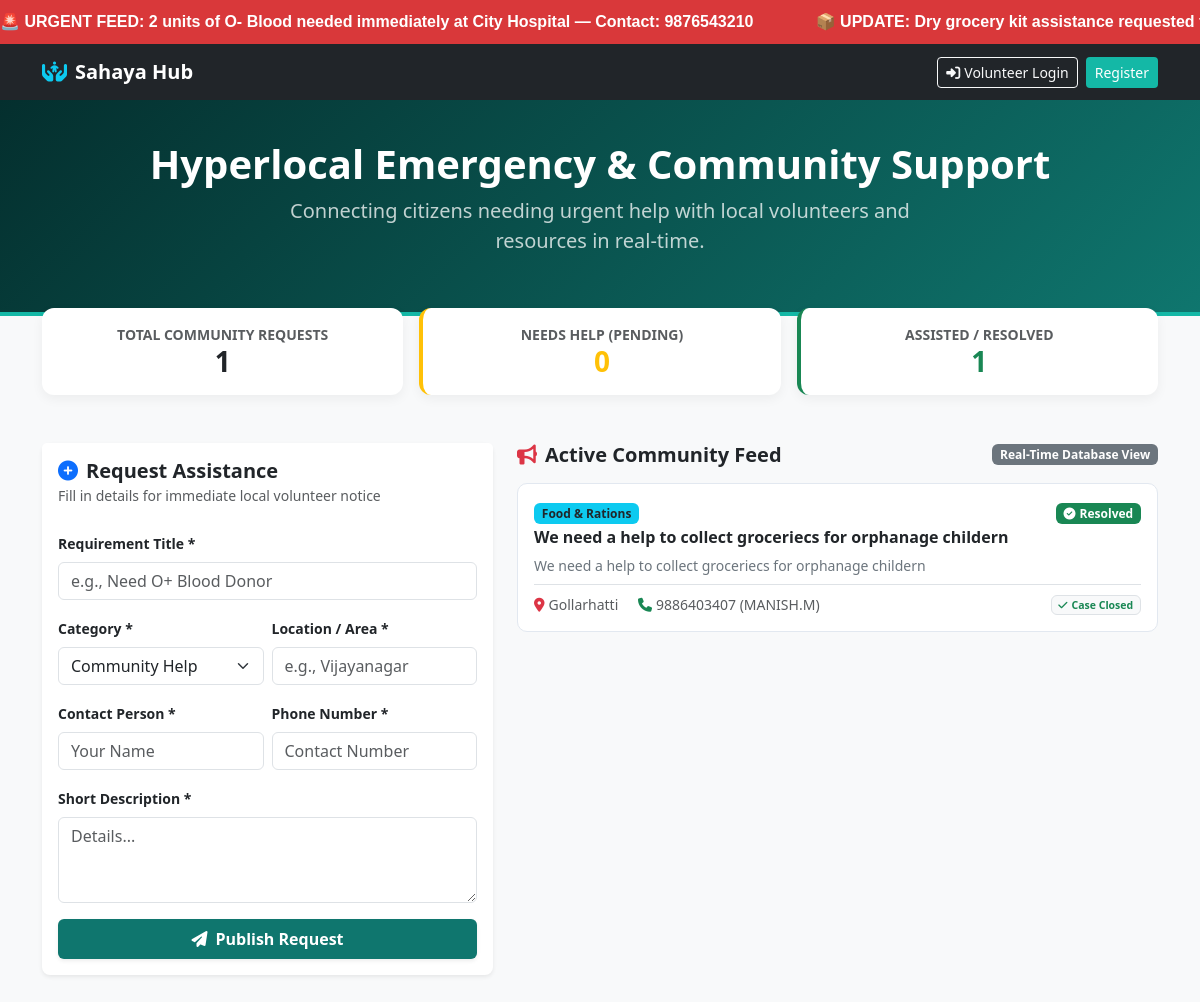
The page / on the database its author committed.
### hub/models.py (models this page shows, shortened)
class HelpRequest(models.Model):
    CATEGORY_CHOICES = [
        ('Medical Emergency', 'Medical Emergency'),
        ('Food & Rations', 'Food & Rations'),
        ('Elderly Support', 'Elderly Support'),
        ('Community Help', 'Community Help'),
    ]
    STATUS_CHOICES = [
        ('PENDING', 'Needs Help'),
        ('IN_PROGRESS', 'Volunteer Assigned'),
        ('RESOLVED', 'Resolved'),
    ]
    title = models.CharField(max_length=200)
    category = models.CharField(max_length=50, choices=CATEGORY_CHOICES, default='Community Help')
    location = models.CharField(max_length=150)
    contact_name = models.CharField(max_length=100)
    contact_phone = models.CharField(max_length=15)
    description = models.TextField()
    status = models.CharField(max_length=20, choices=STATUS_CHOICES, default='PENDING')
    created_at = models.DateTimeField(auto_now_add=True)

### hub/views.py (the view)
# urls.py: 2. Add a URL to urlpatterns:  path('', views.home, name='home')
def home(request):
    if request.method == 'POST':
        form = HelpRequestForm(request.POST)
        if form.is_valid():
            form.save()
            return redirect('home')
    else:
        form = HelpRequestForm()
    requests_list = HelpRequest.objects.all().order_by('-created_at')
    total_count = requests_list.count()
    pending_count = requests_list.filter(status='PENDING').count()
    resolved_count = requests_list.filter(status='RESOLVED').count()
    context = {
        'form': form,
        'requests': requests_list,
        'total_count': total_count,
        'pending_count': pending_count,
        'resolved_count': resolved_count,
    }
    return render(request, 'hub/index.html', context)

### hub/forms.py
class HelpRequestForm(forms.ModelForm):
    class Meta:
        model = HelpRequest
        fields = ['title', 'category', 'location', 'contact_name', 'contact_phone', 'description']
        widgets = {
            'title': forms.TextInput(attrs={'class': 'form-control', 'placeholder': 'e.g., Need O+ Blood Donor'}),
            'category': forms.Select(attrs={'class': 'form-select'}),
            'location': forms.TextInput(attrs={'class': 'form-control', 'placeholder': 'e.g., Vijayanagar'}),
            'contact_name': forms.TextInput(attrs={'class': 'form-control', 'placeholder': 'Your Name'}),
            'contact_phone': forms.TextInput(attrs={'class': 'form-control', 'placeholder': 'Contact Number'}),
            'description': forms.Textarea(attrs={'class': 'form-control', 'rows': 3, 'placeholder': 'Details...'}),
        }

### hub/templates/hub/index.html (shortened to what this page needs)
<!DOCTYPE html>
<html lang="en">
<head>
  <link href="https://cdn.jsdelivr.net/npm/bootstrap@5.3.3/dist/css/bootstrap.min.css" rel="stylesheet" />
  <link rel="stylesheet" href="https://cdnjs.cloudflare.com/ajax/libs/font-awesome/6.4.0/css/all.min.css" />
</head>
<body class="bg-light">
  <div style="width: 100%; background-color: #d9383a; color: white; overflow: hidden; white-space: nowrap; padding: 10px 0; font-weight: bold; font-family: Arial, sans-serif; box-sizing: border-box; z-index: 9999; position: relative;">
    <marquee scrollamount="6" behavior="scroll" direction="left">
      🚨 URGENT FEED: 2 units of O- Blood needed immediately at City Hospital — Contact: 9876543210 &nbsp;&nbsp;&nbsp;&nbsp;&nbsp;&nbsp;&nbsp;&nbsp;&nbsp;&nbsp;&nbsp;&nbsp; 📦 UPDATE: Dry grocery kit assistance requested for elderly couple in Vijayanagar
    </marquee>
  </div>
  <nav class="navbar navbar-expand-lg navbar-dark bg-dark sticky-top">
    <div class="container d-flex justify-content-between align-items-center">
      <a class="navbar-brand fw-bold" href="{% url 'home' %}">
        <i class="fa-solid fa-hands-holding-child text-info me-2"></i>Sahaya Hub
      </a>
      <div class="d-flex align-items-center gap-2">
        {% if user.is_authenticated %}
          <span class="text-light small me-2">
            <i class="fa-solid fa-user-shield text-success me-1"></i>Hi, <strong>{{ user.username }}</strong>
          </span>
          <a href="{% url 'logout' %}" class="btn btn-sm btn-outline-danger">
            <i class="fa-solid fa-right-from-bracket me-1"></i>Logout
          </a>
        {% else %}
          <a href="{% url 'login' %}" class="btn btn-sm btn-outline-light">
            <i class="fa-solid fa-right-to-bracket me-1"></i>Volunteer Login
          </a>
          <a href="{% url 'signup' %}" class="btn btn-sm text-white" style="background-color: var(--secondary-teal);">
            Register
          </a>
        {% endif %}
      </div>
    </div>
  </nav>
  <div class="hero-banner text-center">
    <div class="container">
      <h1 class="display-6 fw-bold">Hyperlocal Emergency & Community Support</h1>
      <p class="lead opacity-75 mx-auto" style="max-width: 620px;">
        Connecting citizens needing urgent help with local volunteers and resources in real-time.
      </p>
    </div>
  </div>
  <div class="container" style="margin-top: -24px;">
    <div class="row g-3">
      <div class="col-md-4">
        <div class="card stat-card p-3 text-center bg-white">
          <small class="text-muted fw-bold text-uppercase">Total Community Requests</small>
          <h3 class="fw-bold text-dark mb-0">{{ total_count|default:"0" }}</h3>
        </div>
      </div>
      <div class="col-md-4">
        <div class="card stat-card p-3 text-center bg-white border-start border-warning border-4">
          <small class="text-muted fw-bold text-uppercase">Needs Help (Pending)</small>
          <h3 class="fw-bold text-warning mb-0">{{ pending_count|default:"0" }}</h3>
        </div>
      </div>
      <div class="col-md-4">
        <div class="card stat-card p-3 text-center bg-white border-start border-success border-4">
          <small class="text-muted fw-bold text-uppercase">Assisted / Resolved</small>
          <h3 class="fw-bold text-success mb-0">{{ resolved_count|default:"0" }}</h3>
        </div>
      </div>
    </div>
  </div>
  <div class="container my-5">
    <div class="row g-4">
      <div class="col-lg-5">
        <div class="card border-0 shadow-sm rounded-3">
          <div class="card-header bg-white border-0 pt-3">
            <h5 class="fw-bold text-dark mb-0">
              <i class="fa-solid fa-circle-plus text-primary me-2"></i>Request Assistance
            </h5>
            <small class="text-muted">Fill in details for immediate local volunteer notice</small>
          </div>
          <div class="card-body">
            <form method="POST" action="{% url 'home' %}">
              <div class="mb-3">
                <label class="form-label small fw-semibold">Requirement Title *</label>
                {{ form.title }}
              </div>
              <div class="row g-2 mb-3">
                <div class="col-6">
                  <label class="form-label small fw-semibold">Category *</label>
                  {{ form.category }}
                </div>
                <div class="col-6">
                  <label class="form-label small fw-semibold">Location / Area *</label>
                  {{ form.location }}
                </div>
              </div>
              <div class="row g-2 mb-3">
                <div class="col-6">
                  <label class="form-label small fw-semibold">Contact Person *</label>
                  {{ form.contact_name }}
                </div>
                <div class="col-6">
                  <label class="form-label small fw-semibold">Phone Number *</label>
                  {{ form.contact_phone }}
                </div>
              </div>
              <div class="mb-3">
                <label class="form-label small fw-semibold">Short Description *</label>
                {{ form.description }}
              </div>
              <button type="submit" class="btn w-100 text-white fw-bold py-2 shadow-sm" style="background-color: var(--primary-teal); border:none;">
                <i class="fa-solid fa-paper-plane me-2"></i>Publish Request
              </button>
            </form>
          </div>
        </div>
      </div>
      <div class="col-lg-7">
        <div class="d-flex justify-content-between align-items-center mb-3">
          <h5 class="fw-bold mb-0 text-dark">
            <i class="fa-solid fa-bullhorn text-danger me-2"></i>Active Community Feed
          </h5>
          <span class="badge bg-secondary">Real-Time Database View</span>
        </div>
        <div id="feedContainer">
          {% for item in requests %}
          <div class="card card-request bg-white p-3 mb-3">
            <div class="d-flex justify-content-between align-items-start mb-2">
              <div>
                <span class="badge bg-info text-dark mb-1">{{ item.category }}</span>
                <h6 class="fw-bold mb-0 text-dark">{{ item.title }}</h6>
              </div>
              <div>
                {% if item.status == 'PENDING' %}
                  <span class="badge bg-warning text-dark"><i class="fa-solid fa-clock me-1"></i>Needs Help</span>
                {% elif item.status == 'IN_PROGRESS' %}
                  <span class="badge bg-primary"><i class="fa-solid fa-handshake me-1"></i>Volunteer Assigned</span>
                {% else %}
                  <span class="badge bg-success"><i class="fa-solid fa-check-circle me-1"></i>Resolved</span>
                {% endif %}
              </div>
            </div>
            <p class="text-secondary small mb-2">{{ item.description }}</p>
            <div class="d-flex flex-wrap justify-content-between align-items-center pt-2 border-top small text-muted">
              <div>
                <span><i class="fa-solid fa-location-dot text-danger me-1"></i>{{ item.location }}</span>
                <span class="ms-3"><i class="fa-solid fa-phone text-success me-1"></i>{{ item.contact_phone }} ({{ item.contact_name }})</span>
              </div>
              <div class="mt-2 mt-sm-0">
                {% if item.status == 'PENDING' %}
                  <a href="{% url 'update_status' item.id %}" class="btn btn-sm btn-outline-success">
                    <i class="fa-solid fa-hand me-1"></i>I Can Help
                  </a>
                {% elif item.status == 'IN_PROGRESS' %}
                  <a href="{% url 'update_status' item.id %}" class="btn btn-sm btn-outline-primary">
                    <i class="fa-solid fa-check-double me-1"></i>Mark Resolved
                  </a>
                {% else %}
                  <span class="badge bg-light text-success fw-bold border"><i class="fa-solid fa-check me-1"></i>Case Closed</span>
                {% endif %}
              </div>
            </div>
          </div>
          {% endfor %}
        </div>
      </div>
    </div>
  </div>
</body>
</html>

### hub/templates/hub/index.html (style rules this page uses)
:root { --primary-teal: #0f766e; --secondary-teal: #14b8a6; }
.hero-banner { background: linear-gradient(135deg, #042f2e 0%, #0f766e 100%); color: white; padding: 40px 0; border-bottom: 4px solid var(--secondary-teal); }
.stat-card { border-radius: 12px; border: none; box-shadow: 0 4px 12px rgba(0, 0, 0, 0.05); transition: transform 0.2s; }
.card-request { border-radius: 10px; border: 1px solid #e2e8f0; transition: all 0.2s; }

### rows shown on the page
HelpRequest: category "Food & Rations", title "We need a help to collect groceriecs for orphanage childern", status "Resolved", description "We need a help to collect groceriecs for orphanage childern", location "Gollarhatti", contact_phone "9886403407", contact_name "MANISH.M"

### other values the page prints
{{ total_count|default:"0" }} "1"
{{ pending_count|default:"0" }} "0"
{{ resolved_count|default:"0" }} "1"
